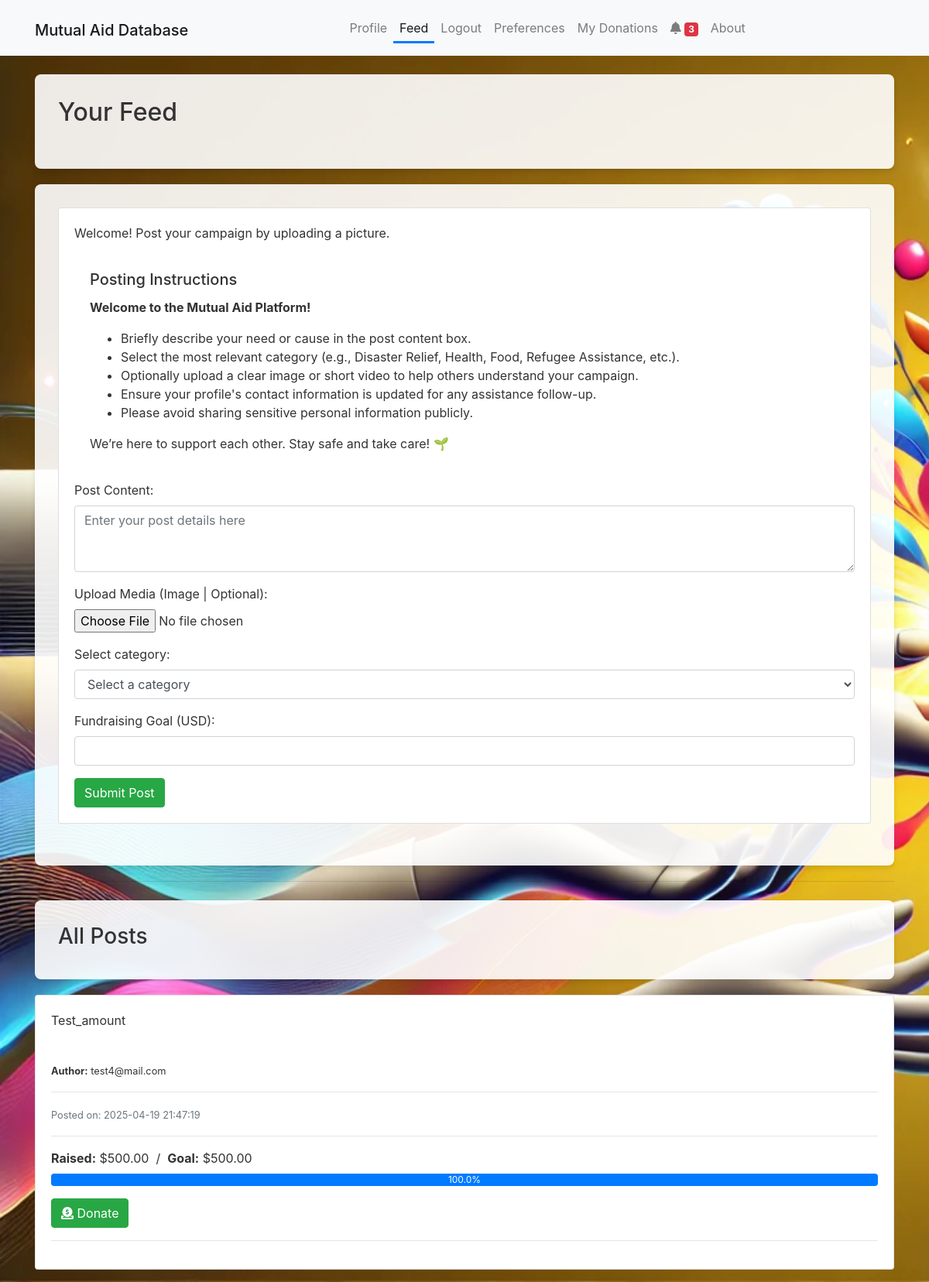
The app's page /feed (signed in) with its own data.
### app/models.py (models this page shows, shortened)
class Post(db.Model):
    __tablename__ = 'post'
    id = db.Column(db.Integer, primary_key=True)
    user_id = db.Column(db.Integer, db.ForeignKey('users.id'), nullable=False)
    content = db.Column(db.String(140), nullable=False)
    media_filename = db.Column(db.String(255), nullable=True)
    category = db.Column(db.String(55), nullable=False) # Category of the post (e.g., "Help Needed", "Donation", etc.)
    status = db.Column(db.String(55), nullable=False, default='Pending') # Status of the post (e.g., "Pending", "Approved", "Rejected")
    timestamp = db.Column(db.DateTime, index=True, nullable=False, default=datetime.utcnow) # Timestamp for when the post was created
    goal = db.Column(db.Numeric(10, 2), nullable=False) # Goal amount for the post
    author = db.relationship('User', backref='posts', lazy=True)
    donations = db.relationship('Donation', back_populates='post', lazy='select', cascade='all, delete-orphan')

class User(db.Model):
    __tablename__ = 'users'
    id = db.Column(db.Integer, primary_key=True)
    email = db.Column(db.String(120), unique=True, nullable=False)
    password = db.Column(db.String(128), nullable=False)
    is_admin = db.Column(db.Boolean, default=False)  # Flag to indicate if the user is an admin
    donations = db.relationship('Donation', back_populates='donor', lazy=True)

### app/routes.py (the view, shortened to what this page needs)
@main.route('/feed', methods=['GET', 'POST'])
def feed():
    if 'user_id' not in session:
        flash('Please log in to access the feed.', 'warning')
        return redirect(url_for('main.login'))
    approved_posts = Post.query.filter_by(status='Approved').order_by(Post.timestamp.desc()).all()
    return render_template('feed.html', posts=approved_posts)

### app/__init__.py (called while the page is built)
@app.context_processor
def inject_notification_count():
    from app.models import Notification  # avoid circular import issues if needed
    if 'user_id' in session:
        count = Notification.query.filter_by(user_id=session['user_id'], is_read=False).count()
    else:
        count = 0
    print(f"Notification count: {count}")
    return dict(notification_count=count)

### app/templates/feed.html (shortened to what this page needs)
{% extends "base.html" %}
{% block content %}
<div class="form-container mt-4">
    <h2 class="mb-4">Your Feed</h2>
</div>
<div class="form-container">
    <div class="card mb-4">
        <div class="card-body">
            <p>
                Welcome! Post your campaign by uploading a picture.
            </p>
                <form method="POST" action="{{ url_for('main.feed') }}" enctype="multipart/form-data">
                    <div class="form-group">
                        <div class="card-body">
                            <h5 class="card-title">Posting Instructions</h5>
                            <p><strong>Welcome to the Mutual Aid Platform!</strong></p>
                            <ul>
                              <li>Briefly describe your need or cause in the post content box.</li>
                              <li>Select the most relevant category (e.g., Disaster Relief, Health, Food, Refugee Assistance, etc.).</li>
                              <li>Optionally upload a clear image or short video to help others understand your campaign.</li>
                              <li>Ensure your profile's contact information is updated for any assistance follow-up.</li>
                              <li>Please avoid sharing sensitive personal information publicly.</li>
                            </ul>
                            <p>We’re here to support each other. Stay safe and take care! 🌱</p>
                        </div>
                        <label for="content">Post Content:</label>
                        <textarea name="content" id="content" class="form-control" rows="3" placeholder="Enter your post details here"></textarea>
                    </div>
                    <div class="form-group">
                        <label for="media">Upload Media (Image | Optional):</label>
                        <input type="file" name="media" id="media" class="form-control-file">
                    </div>
                    <div class="form-group">
                        <label for="category">Select category:</label>
                        <select name="category" id="category" class="form-control" required>
                            <option value="" disabled selected>Select a category</option>
                        </select>
                    </div>
                    <div class="form-group">
                        <label for="goal">Fundraising Goal (USD):</label>
                        <input type="number" step="0.01" class="form-control" name="goal" required>
                    </div>
                    <button type="submit" class="btn btn-success">Submit Post</button>
                </form>
        </div>
    </div>
</div>
<hr>
<div class="form-container mt-4">
    <h3>All Posts</h3>
</div>
{% if posts %}
    {% for post in posts %}
        <div class="card mb-3">
            <div class="card-body">
                <p class="card-text">{{ post.content }}</p>
                <br>
                <small class="mt-2"><strong>Author:</strong> {{ post.author.email }}</small>
                <hr>
                <small class="text-muted">Posted on: {{ post.timestamp.strftime('%Y-%m-%d %H:%M:%S')}}</small>
                <hr>
                {% set total = post.donations | sum(attribute='amount') %}
                <div class="mb-2">
                    <strong>Raised:</strong> ${{ '{:.2f}'.format(total) }}
                    &nbsp;/&nbsp;
                    <strong>Goal:</strong> ${{ '{:.2f}'.format(post.goal) }}
                </div>
                {% set pct = (total / post.goal * 100) if post.goal else 0 %}
                <div class="progress mb-3">
                    <div class="progress-bar" role="progressbar"
                        style="width: {{ pct }}%;"
                        aria-valuenow="{{ pct }}"
                        aria-valuemin="0" aria-valuemax="100">
                    {{ pct|round(1) }}%
                    </div>
                </div>
                {% if session.get('user_id') != post.user_id %}
                    <a href="{{ url_for('main.donate', post_id=post.id) }}"
                    class="btn btn-success">
                    <i class="fas fa-donate"></i> Donate
                    </a>
                {% endif %}
            <hr>
            </div>
        </div>
    {% endfor %}
{% else %}
<div class="form-container mt-4 alert alert-info">
    <p>No posts available.</p>
</div>
{% endif %}
{% endblock %}

### app/static/css/style.css (style rules this page uses)
body { background-image: url("../uploads/Mutual\ database\ background.png"); background-size: cover; background-attachment: fixed; background-size: cover; background-color: #f5f7fa; color: #333; }
.form-container { background-color: rgba(255, 255, 255, 0.9); padding: 30px; border-radius: 8px; box-shadow: 0 4px 6px rgba(0, 0, 0, 0.1); margin-top: 20px; margin-bottom: 20px; }

### records on screen
Post: content "Test_amount", author.email "test4@mail.com", timestamp "2025-04-19 21:47:19", goal "500.00", {{ pct }} 100 (drawn), pct "100.0"

### other values on screen
{{ notification_count }} "3"
